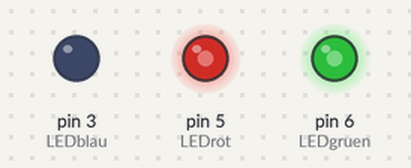
A sketch run on a simulated Arduino Uno, built with avr-gcc and run on an emulated ATmega328P. Parts: output pins drawn as LEDs (lit = HIGH).

Above: at 0.05 s.
At 1.5 s:
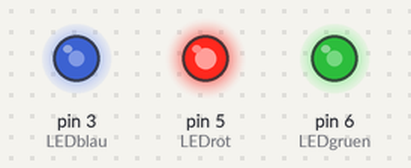
At 3.0 s:
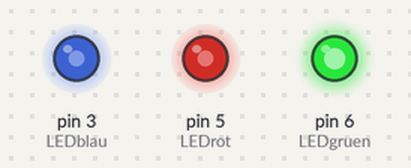
At 7.0 s:
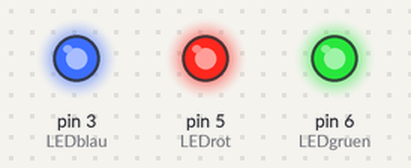
Timing chart, 0 to 9.1 s (numbered marks = the images above):
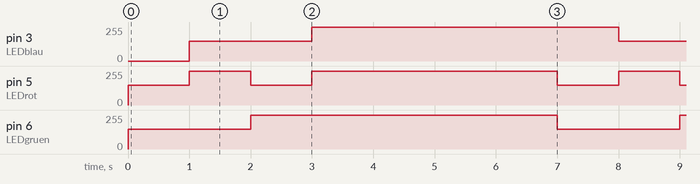

The sketch:

LedRGBEinfach.ino
```cpp
int LEDblau = 3;
int LEDrot = 5;
int LEDgruen = 6;
int p=1000;
int brightness1a = 150;
int brightness1b = 150;
int brightness1c = 150;
int dunkel = 255;

void setup()
{
pinMode(LEDblau, OUTPUT);
pinMode(LEDgruen, OUTPUT);
pinMode(LEDrot, OUTPUT);
}

void loop()
{
analogWrite(LEDgruen, brightness1c);
analogWrite(LEDrot, brightness1b);
delay(p);
analogWrite(LEDgruen, dunkel);
analogWrite(LEDrot, dunkel);
analogWrite(LEDgruen, brightness1c);
analogWrite(LEDblau, brightness1b);
delay(p);
analogWrite(LEDgruen, dunkel);
analogWrite(LEDblau, dunkel);
analogWrite(LEDrot, brightness1b);
analogWrite(LEDblau, brightness1b);
delay(p);
analogWrite(LEDrot, dunkel);
analogWrite(LEDblau, dunkel);
delay(p);
analogWrite(LEDrot, dunkel);
analogWrite(LEDblau, dunkel);
analogWrite(LEDgruen, dunkel);
delay(p*3);

}
```

Measured:
- by itself, pin 3 (LEDblau), pin 6 (LEDgruen): alternates 255/255 for 5.0 s and 150/255 for 2.0 s
- by itself, pin 5 (LEDrot): repeats every 7.0 s: 255/255 1.0 s, 150/255 1.0 s, 255/255 4.0 s, 150/255 1.0 s
